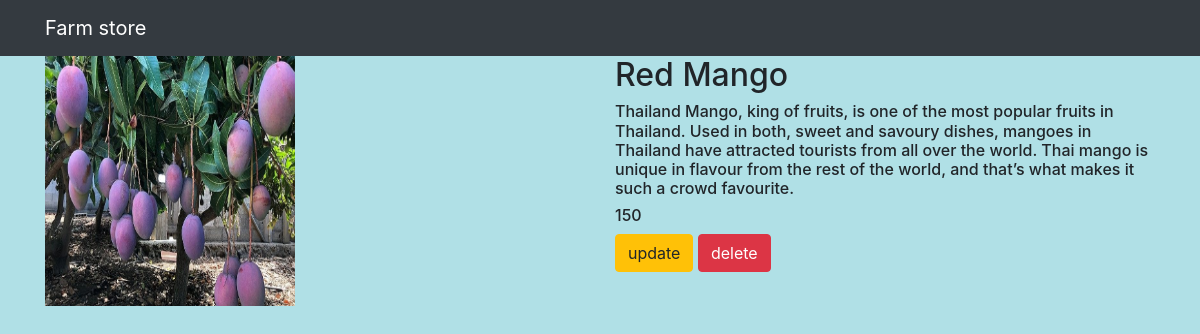
Screenshot of /farm/3/ with the database file from the repository.
### farmapp/models.py (models this page shows, shortened)
class Farm(models.Model):
    name=models.CharField(max_length=250)
    desc=models.TextField()
    price=models.IntegerField()
    img=models.ImageField(upload_to='gallary')

### farmapp/views.py (the view)
# urls.py: path('farm/<int:farm_id>/',views.detail,name='detail'),
def detail(request,farm_id):
    farm=Farm.objects.get(id=farm_id)
    return render(request,"detail.html",{'farm':farm})

### templates/detail.html
{% extends 'base.html' %}
{% block body %}
<div class="container">
    <div class="row">
        <div class="col-md-6">
         <img src="{{farm.img.url}}" style="width:250px; height:250px;">
        </div>
        <div class="col-md-6">
         <h2>{{farm.name}}</h2>
         <h6> {{farm.desc}}</h6>
         <h6>{{farm.price}}  </h6>
            <a class="btn btn-warning" href="{% url 'farmapp:update' farm.id %}">update</a>
            <a class="btn btn-danger" href="{% url 'farmapp:delete' farm.id %}">delete</a><br>
        </div>
    </div>
</div>
{% endblock %}

### static/style.css (style rules this page uses)
body { background-color: powderblue; }

### rows the page displays
Farm: img (picture), name "Red Mango", desc "Thailand Mango, king of fruits, is one of the most popular fruits in Thailand. Used in both, sweet and savoury dishes, mangoes in Thailand have attracted tourists from all over the world. Thai mango is unique in flavour from the rest of the world, and that’s what makes it such a crowd favourite.", price "150"
